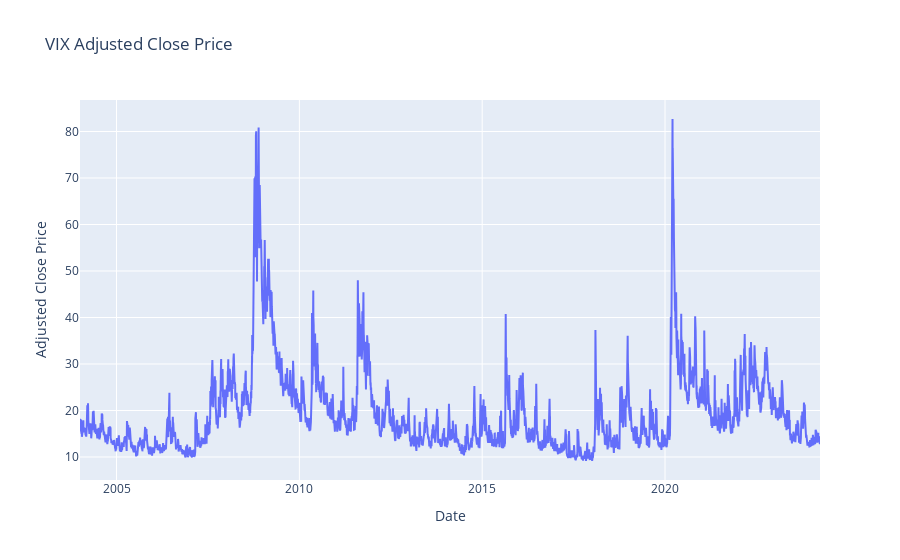

The notebook cell saved with this chart:
### Markdown cell above
Plot a line chart of the `Adj Close` value of the VIX using your method of choice (e.g. `plotly` or `matplotlib`).

### Code cell
fig = go.Figure()
fig.add_trace(
    go.Scatter(
        x=vix_data.index, y=vix_data["Adj Close"], mode="lines", name="VIX Adj Close"
    )
)
fig.update_layout(
    title="VIX Adjusted Close Price",
    xaxis_title="Date",
    yaxis_title="Adjusted Close Price",
)
fig.show()

### Figure 1 — Plotly figure (JSON) as saved in the notebook; plotly's stock layout.template omitted (floating-point values rounded to 4 significant figures; data arrays with more than 128 entries replaced by an {"elided": "..."} marker saying what was removed)
{"data": [{"mode": "lines", "name": "VIX Adj Close", "type": "scatter", "x": {"elided": "5094 str values"}, "y": {"elided": "5094 float values"}}], "layout": {"title": {"text": "VIX Adjusted Close Price"}, "xaxis": {"title": {"text": "Date"}}, "yaxis": {"title": {"text": "Adjusted Close Price"}}}}
